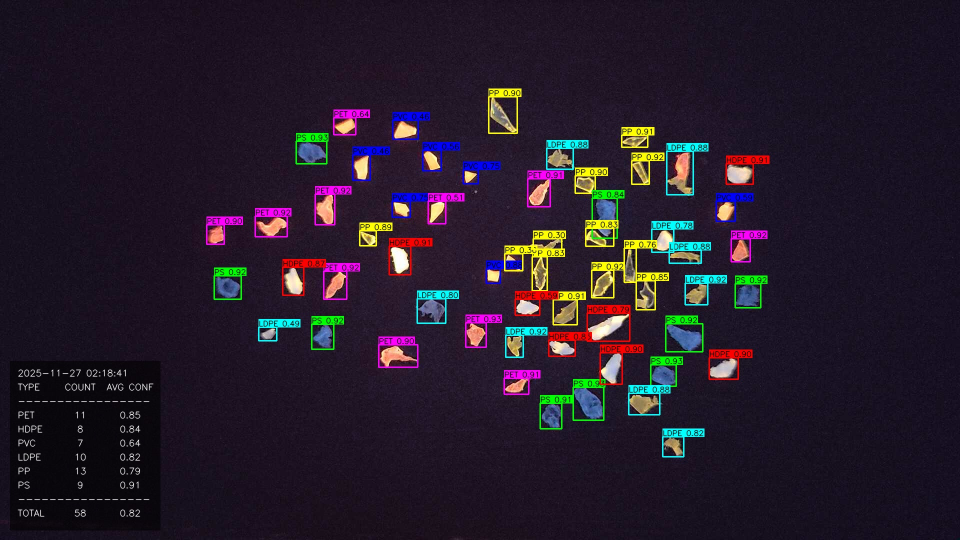
#> input picture MP Detect/IMG_20251127_021841.jpg, 1920 x 1080 px (shown at 1/2 size)
$ python -i vision.py   (imports and definitions only)
#> lines starting #> are read from the running program, lines starting #| are printed output that depends on the picture
#> further down, picture is the input picture: shape (1080, 1920, 3); mean B, G, R 41.5, 28, 37.7
# core/vision.py - Shared vision utilities
"""Shared vision utilities: letterbox, NMS, IoU, coordinate conversion, drawing."""
from typing import List, Tuple, Optional

import cv2
import numpy as np

# Drawing constants
BOX_THICKNESS = 2
FONT_SCALE = 0.5
LABEL_THICKNESS = 1

# Default colors for detection classes
DEFAULT_COLORS = [
    (0, 0, 255),    # Red
    (255, 255, 0),  # Cyan
    (255, 0, 255),  # Magenta
    (0, 255, 255),  # Yellow
    (0, 255, 0),    # Green
    (255, 0, 0),    # Blue
    (128, 0, 255),  # Purple
    (255, 128, 0),  # Orange
]

# Default classes (overridden by model registry)
DEFAULT_CLASSES = ["HDPE", "LDPE", "PET", "PP", "PS", "PVC"]


# [25 lines left out: function letterbox, not called in this run]


cv2_letterbox = letterbox


def apply_clahe(frame: np.ndarray, clip_limit: float = 3.0) -> np.ndarray:
    """Apply CLAHE (Contrast Limited Adaptive Histogram Equalization).

    Enhances contrast for low-light field conditions.
    """
#> called with clip_limit = 3
    lab = cv2.cvtColor(frame, cv2.COLOR_BGR2LAB)
#> lab: shape (1080, 1920, 3); mean of channels 0, 1, 2 31, 136.5, 121
    l, a, b = cv2.split(lab)
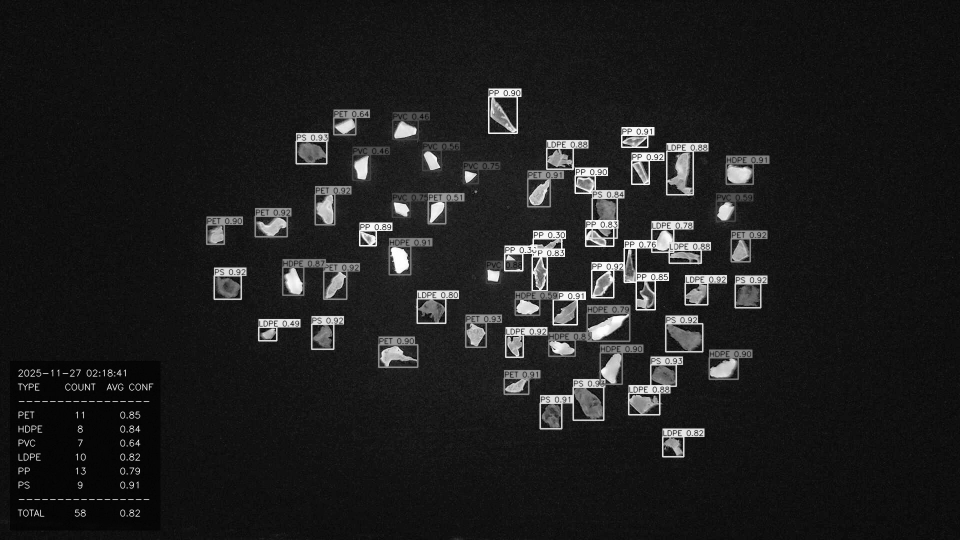
#> l: shape (1080, 1920) (shown at 1/2 size); min 0, max 255, mean 31
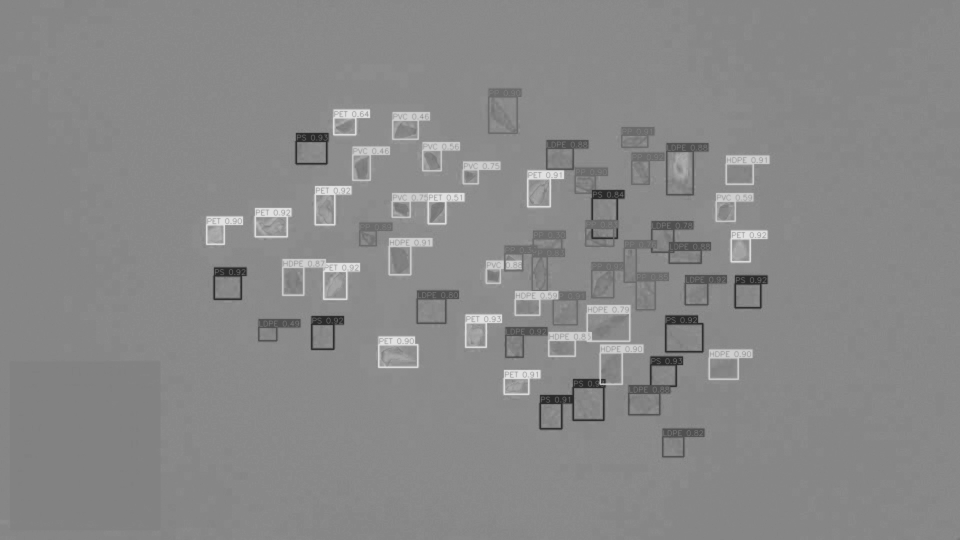
#> a: shape (1080, 1920) (shown at 1/2 size); min 42, max 226, mean 136.5
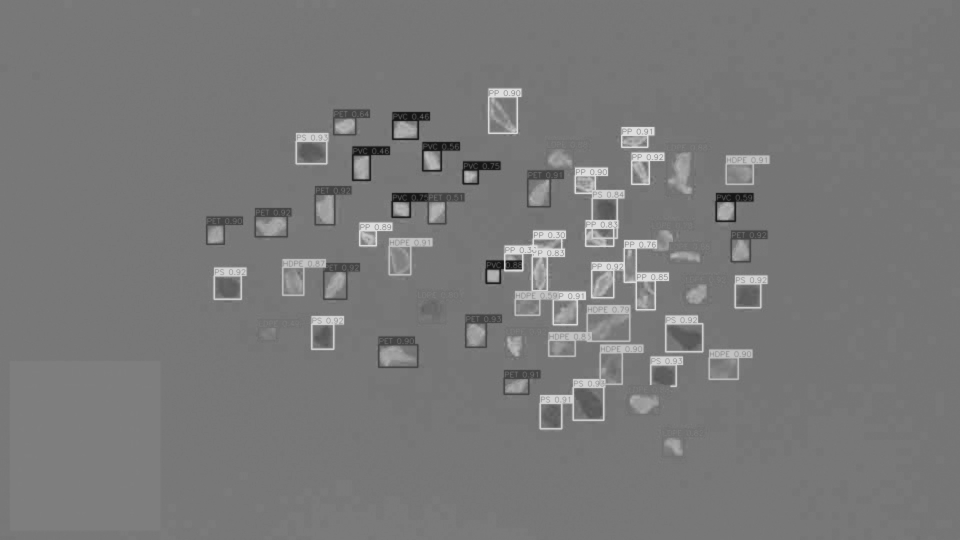
#> b: shape (1080, 1920) (shown at 1/2 size); min 20, max 223, mean 121
    clahe = cv2.createCLAHE(clipLimit=clip_limit, tileGridSize=(8, 8))
    l = clahe.apply(l)
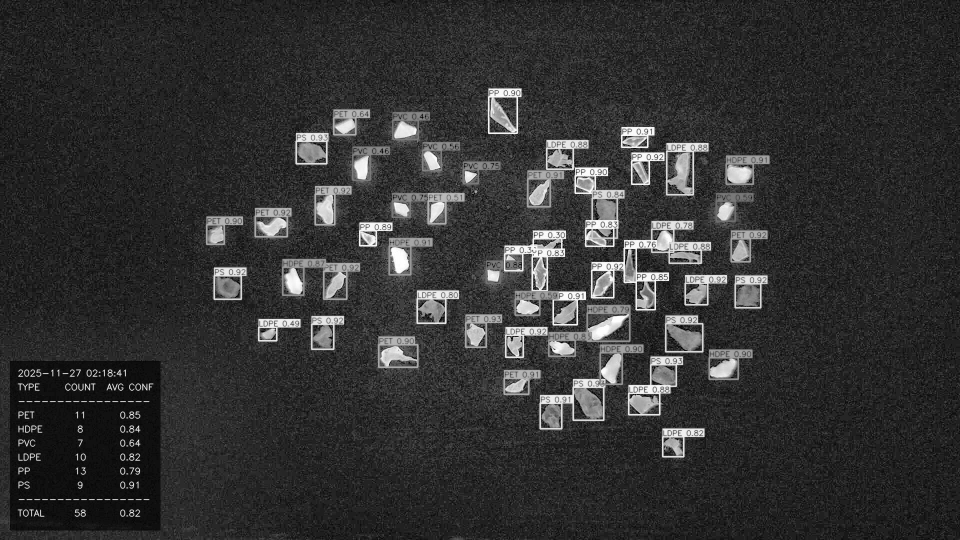
#> l: shape (1080, 1920) (shown at 1/2 size); min 0, max 255, mean 51
    lab = cv2.merge([l, a, b])
#> lab: shape (1080, 1920, 3); mean of channels 0, 1, 2 51, 136.5, 121
    return cv2.cvtColor(lab, cv2.COLOR_LAB2BGR)
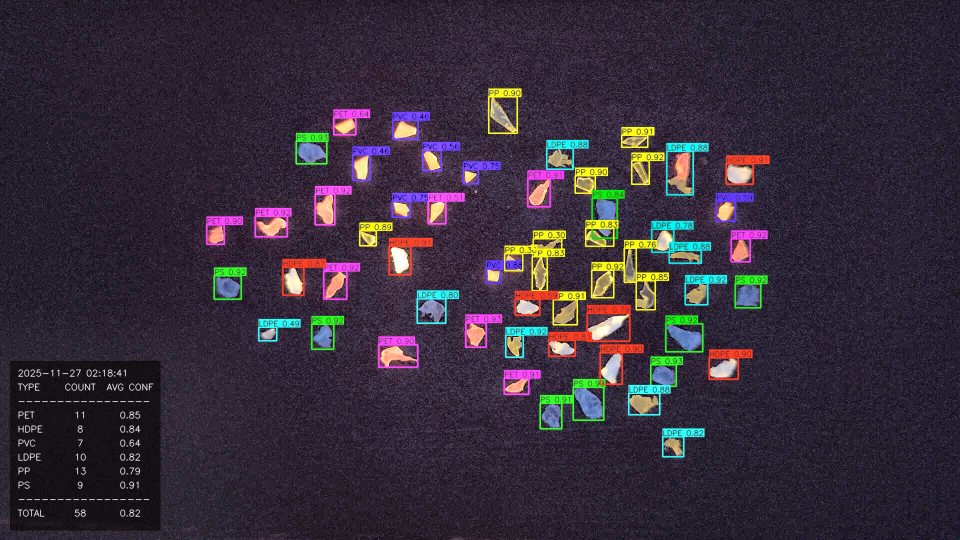
#> returned value: shape (1080, 1920, 3) (shown at 1/2 size); mean B, G, R 58.7, 45.4, 55.1


# [124 lines left out: functions _iou, nms, xywh_to_xyxy, draw_boxes, draw_boxes_with_morphology, not called in this run]

>>> import cv2
>>> picture = cv2.imread('../../MP Detect/IMG_20251127_021841.jpg')
>>> result = apply_clahe(picture)

$ run again, on MP Detect/IMG_20251129_035950.jpg
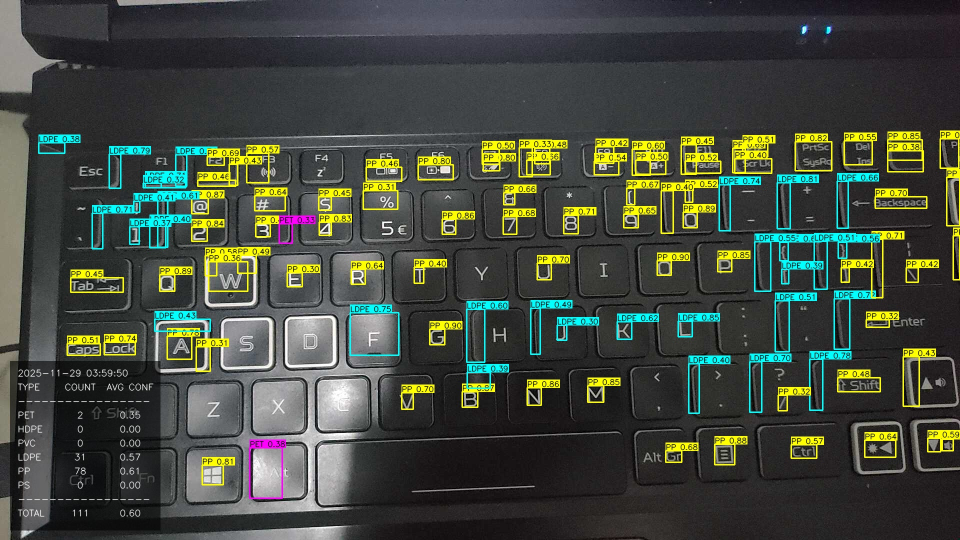
#> input picture MP Detect/IMG_20251129_035950.jpg, 1920 x 1080 px (shown at 1/2 size)
#> picture is the input picture: shape (1080, 1920, 3); mean B, G, R 63.3, 73.1, 67.4
#> in apply_clahe, `l, a, b = cv2.split(lab)`:
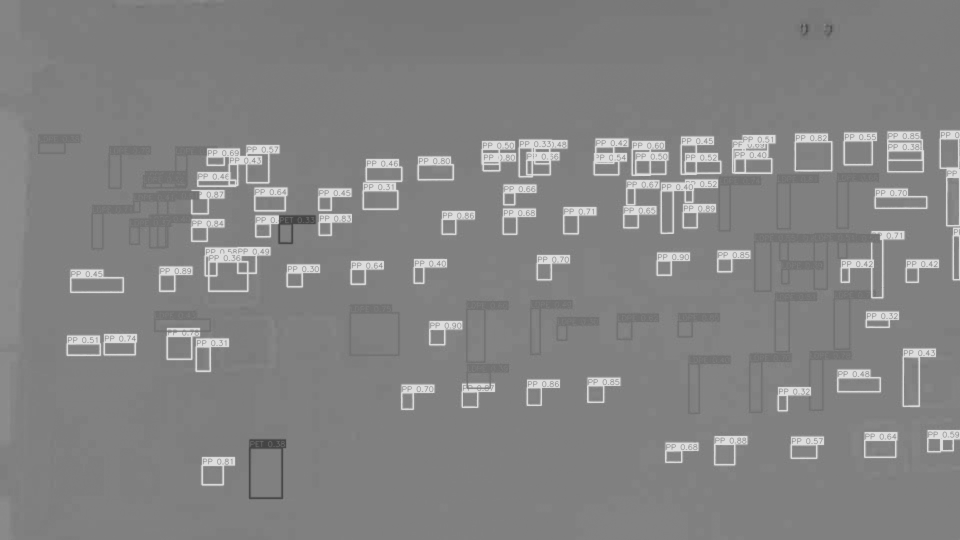
#> b: shape (1080, 1920) (shown at 1/2 size); min 66, max 223, mean 131.6
#> in apply_clahe, `return cv2.cvtColor(lab, cv2.COLOR_LAB2BGR)`:
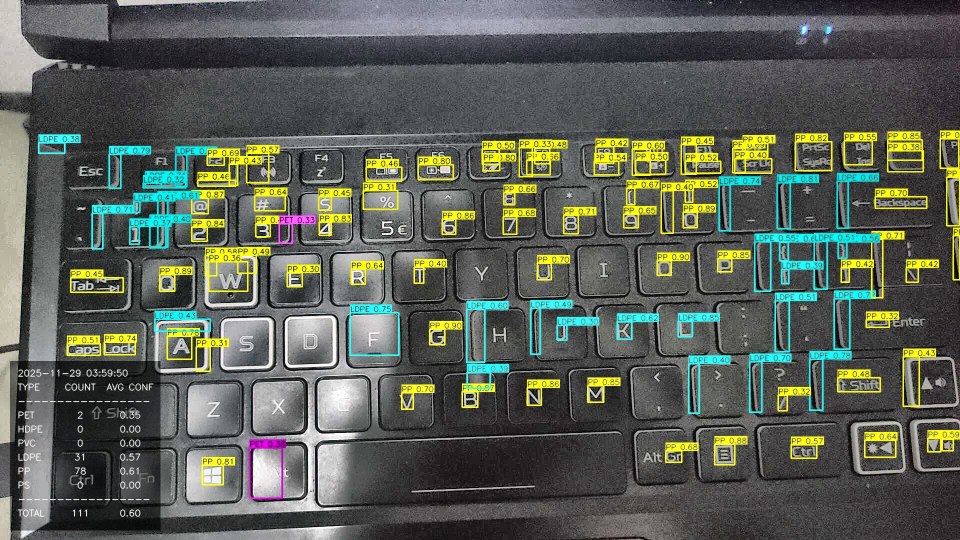
#> returned value: shape (1080, 1920, 3) (shown at 1/2 size); mean B, G, R 86.2, 95.8, 90.3

$ run again, on MP Detect/IMG_20260831_112230.jpg
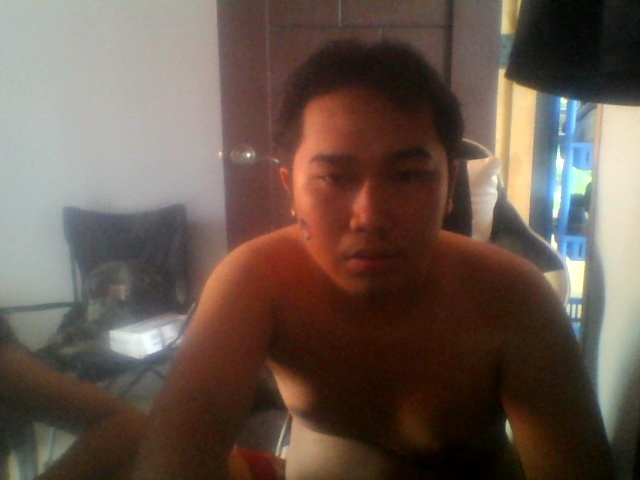
#> input picture MP Detect/IMG_20260831_112230.jpg, 640 x 480 px
#> picture is the input picture: shape (480, 640, 3); mean B, G, R 78, 87.9, 104.7
#> in apply_clahe, `l, a, b = cv2.split(lab)`:
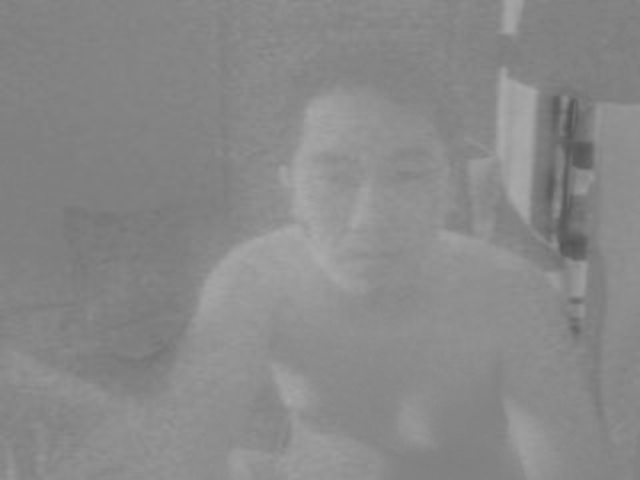
#> b: shape (480, 640); min 83, max 170, mean 136.9
#> in apply_clahe, `return cv2.cvtColor(lab, cv2.COLOR_LAB2BGR)`:
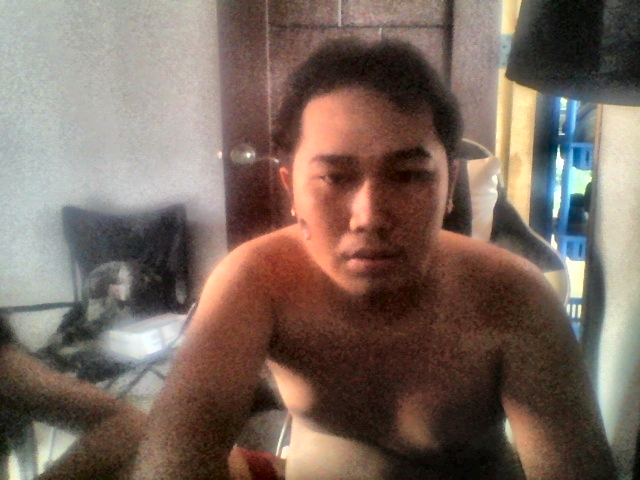
#> returned value: shape (480, 640, 3); mean B, G, R 95.2, 105.3, 122.9

$ run again, on MP Detect/IMG_20260831_151700.jpg
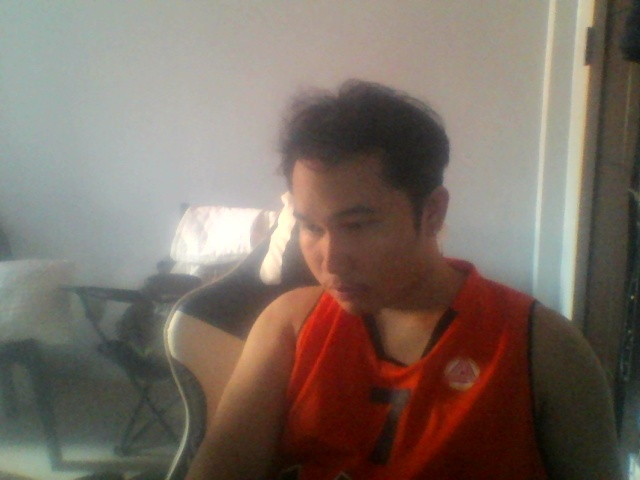
#> input picture MP Detect/IMG_20260831_151700.jpg, 640 x 480 px
#> picture is the input picture: shape (480, 640, 3); mean B, G, R 100.3, 109.9, 123.4
#> in apply_clahe, `l, a, b = cv2.split(lab)`:
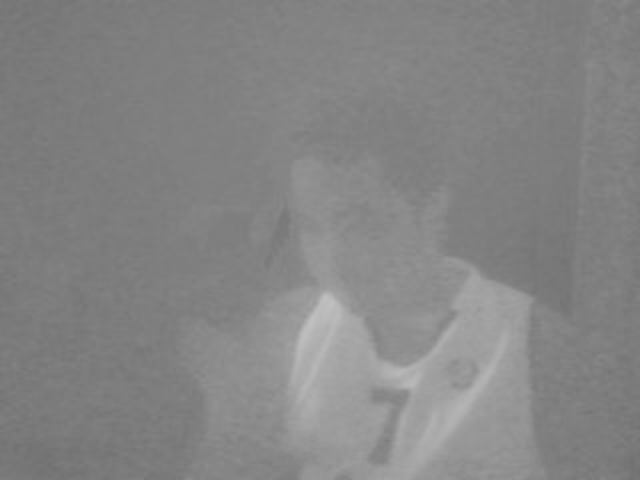
#> a: shape (480, 640); min 112, max 192, mean 132.5
#> in apply_clahe, `return cv2.cvtColor(lab, cv2.COLOR_LAB2BGR)`:
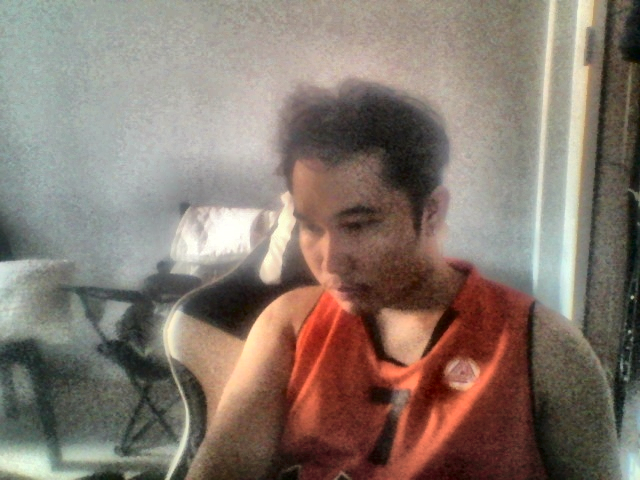
#> returned value: shape (480, 640, 3); mean B, G, R 110.2, 120.3, 134.4
